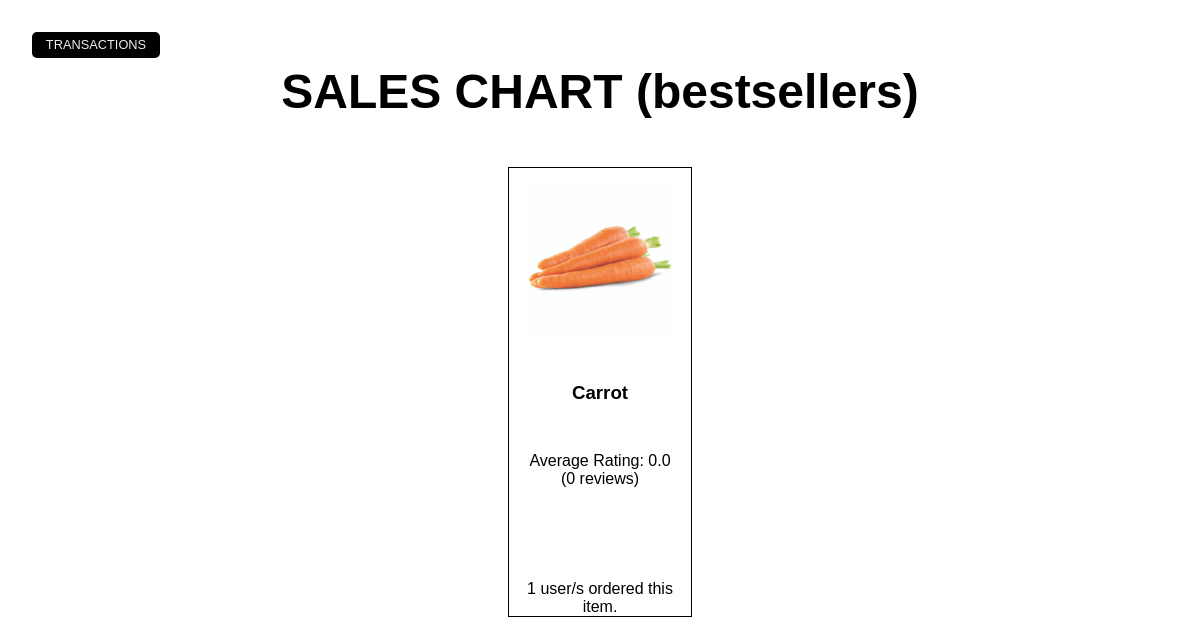
/renzoProductCatalogue/admin/report.php (signed in), run on the app's committed database.
### tables this page shows
CREATE TABLE `product` (
  `productId` varchar(150) NOT NULL,
  `pname` varchar(150) NOT NULL,
  `price` decimal(10,2) NOT NULL,
  `unit` varchar(150) NOT NULL,
  `qty` decimal(10,0) NOT NULL,
  `description` varchar(255) NOT NULL,
  `category` varchar(150) NOT NULL,
  `image` varchar(255) NOT NULL,
  `created_at` date DEFAULT NULL,
  `updated_at` date DEFAULT NULL
);

### renzoProductCatalogue/admin/report.php (the view, shortened to what this page needs)
<?php
include '../server/connections.php';
?>
<!DOCTYPE html>
<html lang="en">
<head>
    <link rel="stylesheet" href="../css/styles.css">
</head>
<body id="report">
    <button type="button" class="renzo-primary-btn" id="reportBtn" style="width: 10em;">Transactions</button>
        <?php
        $transactions = "SELECT * FROM orders";
        $history = mysqli_query($connection, $transactions);
        while ($orders = mysqli_fetch_assoc($history)) {
            $products = explode(',', $orders['productId']);
            $quotedProducts = array_map(function ($id) {
                return "'" . trim($id) . "'";
            }, $products);
            $productsList = implode(',', $quotedProducts);
            $fetchProducts = "SELECT * FROM product WHERE productId IN ($productsList)";
            $productResult = mysqli_query($connection, $fetchProducts);
                ?>
    <?php
        }
        ?>
    <h1 class="renzo-title" style="text-align: center;">SALES CHART (bestsellers)</h1>
    <div class="renzo-chart-container">
    <?php
    $productSales = [];
    $transactions = "SELECT * FROM orders";
    $history = mysqli_query($connection, $transactions);
    while ($orders = mysqli_fetch_assoc($history)) {
        $products = explode(',', $orders['productId']);
        $quantities = explode(',', $orders['qty']);
        $quotedProducts = array_map(function ($id) {
            return "'" . trim($id) . "'";
        }, $products);
        $productsList = implode(',', $quotedProducts);
        $fetchProducts = "SELECT * FROM product WHERE productId IN ($productsList)";
        $productResult = mysqli_query($connection, $fetchProducts);
        while ($product = mysqli_fetch_assoc($productResult)) {
            $productId = $product['productId'];
            if (!isset($productSales[$productId])) {
                $productSales[$productId] = [
                    'name' => $product['pname'],
                    'order_count' => 0,
                    'image' => $product['image'],
                    'total_qty' => 0
                ];
            }
            $productSales[$productId]['order_count']++;
            $index = array_search($productId, $products);
            if ($index !== false) {
                $productSales[$productId]['total_qty'] += floatval($quantities[$index]);
            }
            $fetchReviews = "SELECT AVG(rate) as average_rate, COUNT(*) as review_count, reviews as message FROM review WHERE productId = '$productId'";
            $rate = mysqli_query($connection, $fetchReviews);
            $rateData = mysqli_fetch_assoc($rate);
            $stars = round($rateData['average_rate'] ?? 0, 1);
            $productSales[$productId]['stars'] = $stars;
            $productSales[$productId]['review_count'] = $rateData['review_count'];
            $productSales[$productId]['message'] = $rateData['message'];
        }
    }
    asort($productSales);
    foreach ($productSales as $productId => $data) {
        ?>
        <div class="renzo-chart">
            <div class="renzo-data-container">
                <img src="../assets/products/<?=$data['image']?>" alt="" style="width: 150px;">
                <h3><?= $data['name'] ?></h3>
                <div class="renzo-review">
                    <p>Average Rating: <?= number_format($data['stars'], 1) ?></p>
                    <p>(<?= $data['review_count'] ?> reviews)</p>
                </div>
                <p class="renzo-footer"><?=$data['total_qty']?> user/s ordered this item.</p>
            </div>
        </div>
        <?php
    }
    ?>
    </div>
</body>
</html>

### renzoProductCatalogue/css/styles.css (style rules this page uses)
* { margin: 0; padding: 0; box-sizing: border-box; }
h1 { font-size: 3em; }
p { font-size: 1em; }
body { font-family: Verdana, Geneva, Tahoma, sans-serif; }
.renzo-primary-btn { background-color: #000; color: #eee; margin-bottom: 0.5em; width: 100%; height: 2em; border-radius: 5px; cursor: pointer; text-transform: uppercase; font-size: 0.8em; border: none; transition: all 0.3s ease-in-out; }
#report { padding: 2em 2em; }
#report h1 { margin-bottom: 1em; text-align: center; }
.renzo-review { width: auto; max-width: 600px; display: flex; flex-direction: column; justify-content: center; align-items: center; margin: 0 auto; }
.renzo-chart-container { display: flex; justify-content: center; gap: 1em; }
.renzo-data-container { background-color: #fff; display: flex; flex-direction: column; justify-content: center; align-items: center; text-align: center; gap: 3em; border: 1px solid #000; width: 100%; height: 100%; padding: 1em; position: relative; padding-bottom: 5em; }
.renzo-footer { position: absolute; bottom: 0; }
.renzo-chart { display: flex; flex-direction: column; margin-bottom: 1em; }

### data on the page
product: image (picture), pname "Carrot", stars "0.0", review_count "0", total_qty "1"
